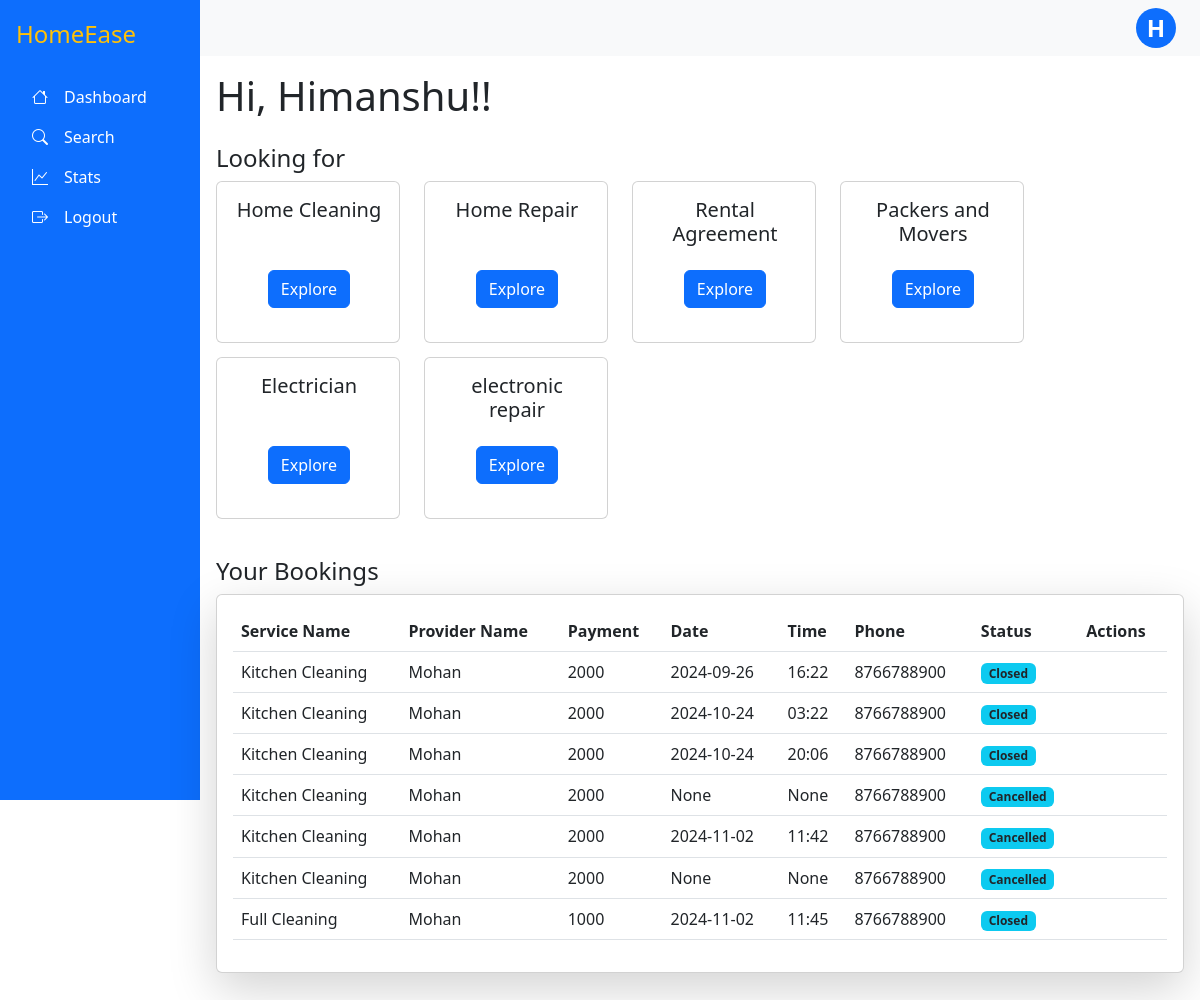
Page /customer/Dashboard (signed in) on the earlier database version.
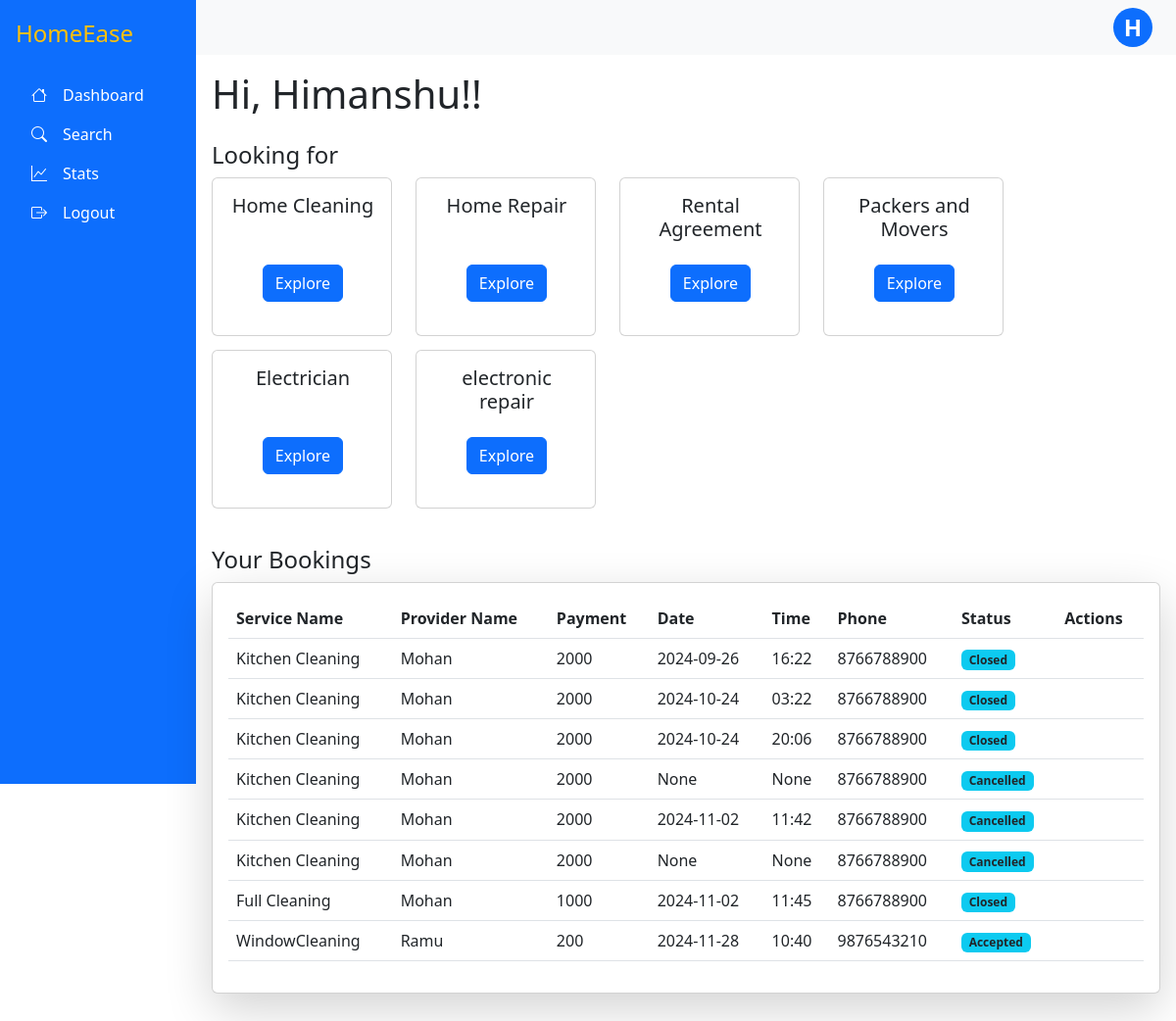
Same page on the later database version.
### app.py (models this page shows, shortened)
class Services(db.Model):
    __tablename__="services"
    s_id=db.Column(db.Integer, primary_key=True, autoincrement= True)
    s_name=db.Column(db.String,unique=True)
    baseprice=db.Column(db.Integer)
    packages=db.relationship("Package", backref="service")
    Sproviders=db.relationship("ServiceProvider",backref="service", cascade="all, delete-orphan")

class Request(db.Model):
    __tablename__="request"
    r_id=db.Column(db.Integer, primary_key=True, autoincrement= True)
    sp_id=db.Column(db.Integer, db.ForeignKey("serviceprovider.sp_id"),nullable=False)
    c_id=db.Column(db.Integer, db.ForeignKey("customer.c_id"),nullable=False)
    p_id=db.Column(db.Integer, db.ForeignKey("package.p_id"),nullable=False)
    r_date=db.Column(db.String)
    r_time=db.Column(db.String)
    r_address=db.Column(db.String)
    r_city=db.Column(db.String)
    r_status=db.Column(db.String)
    r_rating=db.Column(db.Integer)

class Package(db.Model):
    __tablename__="package"
    p_id=db.Column(db.Integer, primary_key=True, autoincrement= True)
    p_name=db.Column(db.String)
    p_price=db.Column(db.Integer)
    p_description=db.Column(db.String)
    p_rating=db.Column(db.Integer)
    s_id=db.Column(db.Integer, db.ForeignKey("services.s_id"),nullable=False)
    sp_id=db.Column(db.Integer, db.ForeignKey("serviceprovider.sp_id"),nullable=False)
    req=db.relationship("Request",backref="pack")

class ServiceProvider(db.Model,UserMixin):
    __tablename__='serviceprovider'
    sp_id=db.Column(db.Integer, primary_key=True, autoincrement= True)
    sp_name=db.Column(db.String,unique=True)
    sp_address=db.Column(db.String)
    sp_email=db.Column(db.String,unique=True)
    sp_password=db.Column(db.String)
    sp_exp=db.Column(db.Integer)
    sp_phone=db.Column(db.String)
    sp_city=db.Column(db.String)
    sp_rating=db.Column(db.Integer)
    sp_status=db.Column(db.String)
    sp_rfile=db.Column(db.String)
    sp_servicename=db.Column(db.String,db.ForeignKey("services.s_name"))
    mypackages=db.relationship("Package", backref="servprovider",cascade="all, delete-orphan")
    receive_request=db.relationship("Request",backref="servprovider",cascade="all, delete-orphan")

### app.py (the view)
@app.route("/customer/Dashboard",methods=["GET","POST"])
@login_required
def Dashboard():
    if request.method=="GET":
        s=db.session.query(Services).all()
        serv=[]
        for ser in s:
            serv.append(ser.s_name)
        req=db.session.query(Request).filter_by(c_id=current_user.c_id).all()
        return render_template("/Customer/CustomerDashboard.html",servname=serv,requests=req,cu=current_user)

### app.py (called while the page is built)
@login_manager.user_loader
def load_user(user_id):
    utype,id=user_id.split("-")
    if utype=="c":
        return db.session.query(Customer).filter_by(c_id=id).first()
    elif utype=='sp':
        return db.session.query(ServiceProvider).filter_by(sp_id=id).first()
    else:
        return db.session.query(Admin).filter_by(admin_id=id).first()

### templates/Customer/CustomerDashboard.html (shortened to what this page needs)
{% extends "/Customer/customer_base.html" %}
{% block content %}
<h1 class="mb-4">Hi, {{cu.c_name}}!!</h1>
<div class="mb-5">
  <h4>Looking for</h4>
  <div class="row">
    {% for service in servname %}
    <div class="col-sm-6 mb-3" style="width:13rem; height:10rem;">
        <div class="card">
            <div class="card-body" style="width:184px; height:160px">
            <div class="d-flex justify-content-center text-center" style="width:152px; height:48px"><h5 class="card-title">{{service}}</h5></div>
            <div class="d-flex justify-content-center mt-4"><a href="/customer/search?sname={{service}}" class="btn btn-primary">Explore</a></div>
            </div>
        </div>
    </div>
    {% endfor %}
</div>
<h4 class="mt-4">Your Bookings</h4>
<div class="card shadow-lg">
  <div class="card-body">
      <table class="table">
          <thead>
              <tr>
                  <th>Service Name</th>
                  <th>Provider Name</th>
                  <th>Payment</th>
                  <th>Date</th>
                  <th>Time</th>
                  <th>Phone</th>
                  <th>Status</th>
                  <th>Actions</th>
              </tr>
          </thead>
          <tbody>
            {% for request in requests %}
              <tr>
                  <td>{{request.pack.p_name}}</td>
                  <td>{{request.servprovider.sp_name}}</td>
                  <td>{{request.pack.p_price}}</td>
                  <td>{{request.r_date}}</td>
                  <td>{{request.r_time}}</td>
                  <td>{{request.servprovider.sp_phone}}</td>
                  <td><span class="badge bg-info text-dark">{{request.r_status}}</span></td>
                  <td class="action-btns">
                  </td>
              </tr>
            {% endfor %}
          </tbody>
      </table>
  </div>
</div>
{% endblock %}

Differences in the rows shown:
added Request: pack.p_name "WindowCleaning", servprovider.sp_name "Ramu", pack.p_price "200", r_date "2024-11-28", r_time "10:40", servprovider.sp_phone "9876543210", r_status "Accepted"
